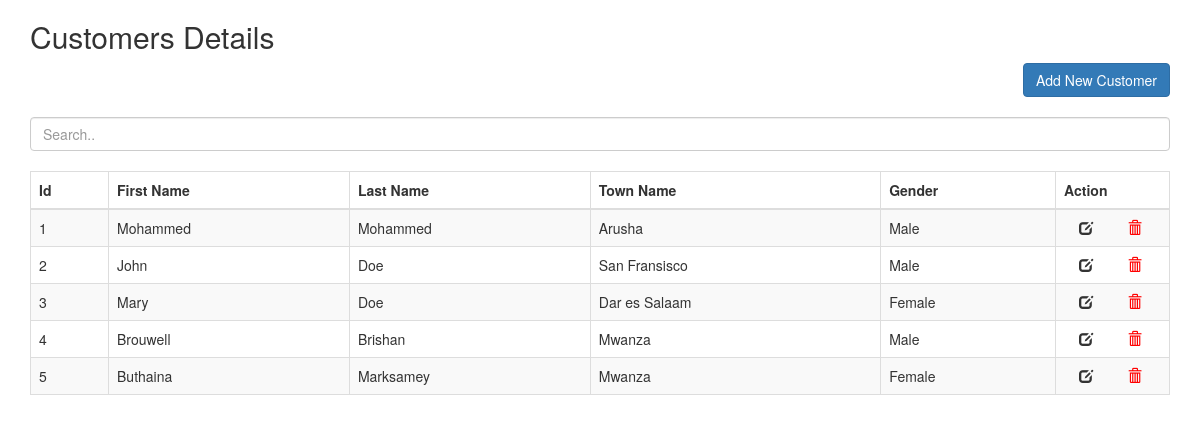
The page / on the database its author committed.
### tables this page shows
CREATE TABLE `customer` (
  `id` int(11) NOT NULL,
  `first_name` varchar(25) NOT NULL,
  `last_name` varchar(25) NOT NULL,
  `town_name` varchar(25) NOT NULL,
  `gender_id` int(11) NOT NULL,
  `is_deleted` int(11) DEFAULT 0
);

CREATE TABLE `gender` (
  `id` int(11) NOT NULL,
  `gender_name` varchar(25) NOT NULL
);

### index.php (the view, shortened to what this page needs)
<!DOCTYPE html>
<html lang="en">
<head>
  <link rel="stylesheet" href="css/bootstrap.min.css">
  <link rel="stylesheet" href="https://maxcdn.bootstrapcdn.com/bootstrap/3.4.1/css/bootstrap.min.css">
</head>
<body>
<div class="container" id="tableCustomer">
  <h2>Customers Details</h2>
  <div style="text-align: right;"><button type="button" class="btn btn-primary" data-toggle="modal" data-target="#modalAddCustomer">Add New Customer</button></div><br>
  <input class="form-control" id="myInput" type="text" placeholder="Search..">
  <br>
<?php include("db_config.php");
$sql    = "SELECT c.id, c.first_name, c.last_name, c.town_name, g.gender_name FROM customer c LEFT JOIN gender g ON c.gender_id = g.id";
$result = $conn->query($sql);
?>
  <table class="table table-bordered table-striped">
    <thead>
      <tr>
        <th>Id</th>
        <th>First Name</th>
        <th>Last Name</th>
         <th>Town Name</th>
          <th>Gender</th>
           <th style="width: 10%">Action</th>
      </tr>
    </thead>
    <tbody id="myTable">
      <?php
if ($result->num_rows > 0) {
    while ($row = $result->fetch_assoc()) {
?>
     <tr>
        <td><?php
        echo $id = $row["id"];
?></td>
        <td><?php
        echo $fname = $row["first_name"];
?></td>
        <td><?php
        echo $lname = $row["last_name"];
?></td>
        <td><?php
        echo $tname = $row["town_name"];
?></td>
        <td><?php
        echo $gname = $row["gender_name"];
?></td>
        <td>
        <div onclick="dataCustomer('<?php
        echo $id;
?>', '<?php
        echo $fname;
?>', '<?php
        echo $lname;
?>', '<?php
        echo $tname;
?>', '<?php
        echo $gname;
?>')" class="col-sm-6" href="#" data-toggle="modal" data-target="#modalEditCustomer" >
          <span class="glyphicon glyphicon-edit"  data-toggle="tooltip" data-placement="top" title="Edit"></span>
        </div>
        <a href="delete_customer.php?id=<?php
        echo $id;
?>" onclick="return confirm('Are you sure you want to delete ' + '<?php
        echo $fname . " " . $lname;
?>' + '?');" class="col-sm-6" data-toggle="tooltip" data-placement="top" title="Delete">
          <span style="color: red" class="glyphicon glyphicon-trash">  </span>
        </div>
      </a>
        </td>
      </tr>
    <?php
    }
}
?>
</body>
</html>

### rows shown on the page
customer: id "1", first_name "Mohammed", last_name "Mohammed", town_name "Arusha", gender.gender_name "Male"
customer: id "2", first_name "John", last_name "Doe", town_name "San Fransisco", gender.gender_name "Male"
customer: id "3", first_name "Mary", last_name "Doe", town_name "Dar es Salaam", gender.gender_name "Female"
customer: id "4", first_name "Brouwell", last_name "Brishan", town_name "Mwanza", gender.gender_name "Male"
customer: id "5", first_name "Buthaina", last_name "Marksamey", town_name "Mwanza", gender.gender_name "Female"
